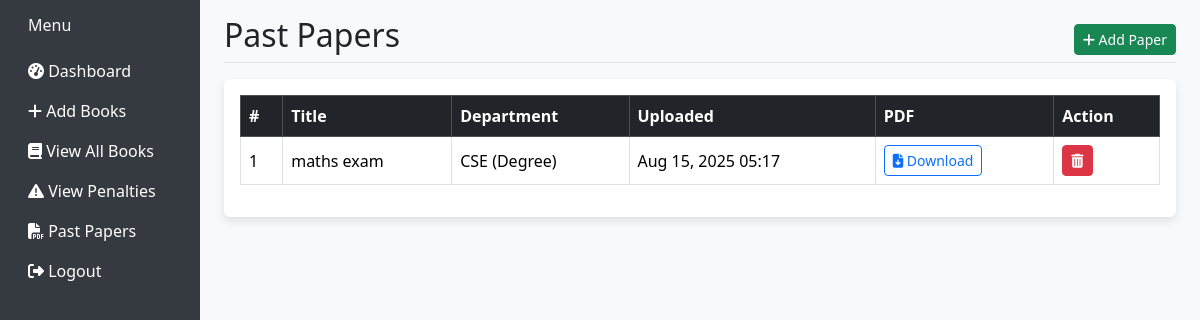
The page /past-papers/ on the database its author committed.
### apps/pages/models.py (models this page shows, shortened)
class PastPaper(models.Model):
    YEAR_CHOICES = [
        (1, '1st Year'),
        (2, '2nd Year'),
        (3, '3rd Year'),
        (4, '4th Year'),
    ]
    title = models.CharField(max_length=255)
    department = models.ForeignKey(Department, on_delete=models.CASCADE)
    academic_year = models.PositiveSmallIntegerField(choices=YEAR_CHOICES)
    published_year = models.PositiveIntegerField()
    pdf = models.FileField(upload_to='past_papers/')
    uploaded_at = models.DateTimeField(auto_now_add=True)

class Department(models.Model):
    name = models.CharField(max_length=100, unique=True)
    code = models.CharField(max_length=10, default='00')
    category = models.CharField(
        max_length=20,
        choices=[('degree', 'Degree'), ('diploma', 'Diploma')],
        default='degree'
    )
    def __str__(self):
        return f"{self.name} ({self.category})"

### apps/pages/librarian.py (the view)
# urls.py: path('past-papers/', librarian.past_papers, name='past_paper_list'),
def past_papers(request):
    papers = PastPaper.objects.all().order_by('-uploaded_at')
    return render(request, 'librarian/past_papers.html', {'papers': papers})

### templates/librarian/past_papers.html (shortened to what this page needs)
{% load static %}
<!DOCTYPE html>
<html lang="en">
<head>
    <link href="https://cdn.jsdelivr.net/npm/bootstrap@5.3.2/dist/css/bootstrap.min.css" rel="stylesheet">
    <link href="https://cdnjs.cloudflare.com/ajax/libs/font-awesome/6.5.0/css/all.min.css" rel="stylesheet">
</head>
<body>
    <div class="container-fluid">
        <div class="row">
            <nav class="col-md-3 col-lg-2 d-md-block sidebar collapse">
                {% include 'librarian/partial/sidebar.html' %}
            </nav>
            <main class="col-md-9 ms-sm-auto col-lg-10 px-md-4 pt-3">
                <div class="d-flex justify-content-between align-items-center mb-3 border-bottom">
                    <h2>Past Papers</h2>
                    <a href="{% url 'add_past_paper' %}" class="btn btn-success btn-sm">
                        <i class="fas fa-plus"></i> Add Paper
                    </a>
                </div>
                <div class="card">
                    <div class="card-body">
                        <div class="table-responsive">
                            <table class="table table-bordered table-hover align-middle">
                                <thead class="table-dark">
                                    <tr>
                                        <th>#</th>
                                        <th>Title</th>
                                        <th>Department</th>
                                        <th>Uploaded</th>
                                        <th>PDF</th>
                                        <th>Action</th>
                                    </tr>
                                </thead>
                                <tbody>
                                    {% for paper in papers %}
                                    <tr>
                                        <td>{{ forloop.counter }}</td>
                                        <td>{{ paper.title }}</td>
                                        <td>{{ paper.department }}</td>
                                        <td>{{ paper.uploaded_at|date:"M d, Y H:i" }}</td>
                                        <td><a href="{{ paper.pdf.url }}" class="btn btn-outline-primary btn-sm"
                                                target="_blank"><i class="fas fa-file-download"></i> Download</a></td>
                                        <td>
                                            <a href="{% url 'delete_past_paper' paper.id %}"
                                                class="btn btn-danger btn-sm"
                                                onclick="return confirm('Delete this paper?');">
                                                <i class="fas fa-trash-alt"></i>
                                            </a>
                                        </td>
                                    </tr>
                                    {% empty %}
                                    <tr>
                                        <td colspan="6" class="text-center text-muted">No past papers found.</td>
                                    </tr>
                                    {% endfor %}
                                </tbody>
                            </table>
                        </div>
                    </div>
                </div>
            </main>
        </div>
    </div>
</body>
</html>

### templates/librarian/past_papers.html (style rules this page uses)
body { background-color: #f8f9fa; }
.sidebar { min-height: 100vh; background-color: #343a40; }
.card { box-shadow: 0 4px 8px rgba(0, 0, 0, 0.1); border: none; }

### rows shown on the page
PastPaper: title "maths exam", department "CSE (Degree)", uploaded_at "Aug 15, 2025 05:17"
